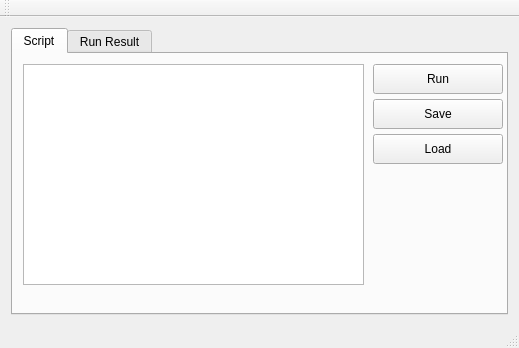
<?xml version="1.0" encoding="UTF-8"?>
<ui version="4.0">
 <class>MainWindow</class>
 <widget class="QMainWindow" name="MainWindow">
  <property name="geometry">
   <rect>
    <x>0</x>
    <y>0</y>
    <width>519</width>
    <height>348</height>
   </rect>
  </property>
  <property name="windowTitle">
   <string>MainWindow</string>
  </property>
  <widget class="QWidget" name="centralWidget">
   <layout class="QVBoxLayout" name="verticalLayout">
    <item>
     <widget class="QTabWidget" name="tabWidget">
      <property name="tabPosition">
       <enum>QTabWidget::North</enum>
      </property>
      <property name="tabShape">
       <enum>QTabWidget::Rounded</enum>
      </property>
      <property name="currentIndex">
       <number>0</number>
      </property>
      <property name="tabsClosable">
       <bool>false</bool>
      </property>
      <property name="movable">
       <bool>false</bool>
      </property>
      <property name="tabBarAutoHide">
       <bool>false</bool>
      </property>
      <widget class="QWidget" name="scriptTab">
       <attribute name="title">
        <string>Script</string>
       </attribute>
       <widget class="QTextEdit" name="scriptEdit">
        <property name="geometry">
         <rect>
          <x>10</x>
          <y>10</y>
          <width>341</width>
          <height>221</height>
         </rect>
        </property>
       </widget>
       <widget class="QPushButton" name="btnRun">
        <property name="geometry">
         <rect>
          <x>360</x>
          <y>10</y>
          <width>130</width>
          <height>30</height>
         </rect>
        </property>
        <property name="text">
         <string>Run</string>
        </property>
       </widget>
       <widget class="QPushButton" name="btnSave">
        <property name="geometry">
         <rect>
          <x>360</x>
          <y>45</y>
          <width>130</width>
          <height>30</height>
         </rect>
        </property>
        <property name="text">
         <string>Save</string>
        </property>
       </widget>
       <widget class="QPushButton" name="btnLoad">
        <property name="geometry">
         <rect>
          <x>360</x>
          <y>80</y>
          <width>130</width>
          <height>30</height>
         </rect>
        </property>
        <property name="text">
         <string>Load</string>
        </property>
       </widget>
      </widget>
      <widget class="QWidget" name="runTab">
       <attribute name="title">
        <string>Run Result</string>
       </attribute>
       <layout class="QVBoxLayout" name="verticalLayout_2">
        <item>
         <widget class="QTextEdit" name="textEdit"/>
        </item>
       </layout>
      </widget>
     </widget>
    </item>
   </layout>
  </widget>
  <widget class="QMenuBar" name="menuBar">
   <property name="geometry">
    <rect>
     <x>0</x>
     <y>0</y>
     <width>519</width>
     <height>22</height>
    </rect>
   </property>
  </widget>
  <widget class="QToolBar" name="mainToolBar">
   <attribute name="toolBarArea">
    <enum>TopToolBarArea</enum>
   </attribute>
   <attribute name="toolBarBreak">
    <bool>false</bool>
   </attribute>
  </widget>
  <widget class="QStatusBar" name="statusBar"/>
 </widget>
 <layoutdefault spacing="6" margin="11"/>
 <resources/>
 <connections/>
</ui>
